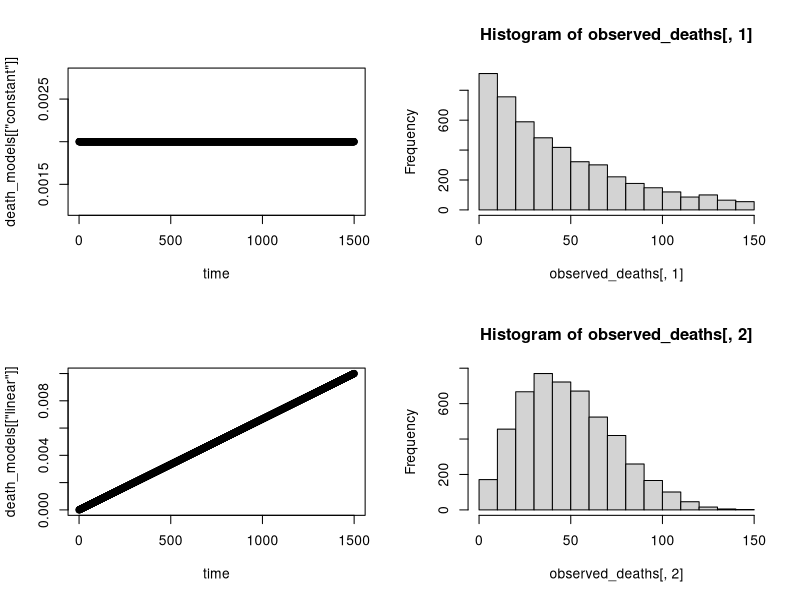

R code for this plot:
# survival models

max_time <- 150 # let's say days
timestep <- 0.1
samples <- 5000
time <- seq(0, max_time / timestep)
death_models <- list()

# constant death rate
death_models[["constant"]] <- rep(0.02, length(time)) * timestep

# linearly increasing death rate
death_models[["linear"]] <- seq(0, .1, length.out = length(time)) * timestep


observed_deaths <- matrix(nrow = samples, ncol = length(death_models))
for (m in 1:length(death_models)) {
    for (i in 1:samples) {
        survival <- rbinom(max(time), 1, 1 - death_models[[m]])
        observed_deaths[i, m] <- which(survival == 0)[1] * timestep
        observed_deaths <- ifelse(is.na(observed_deaths), Inf, observed_deaths)
        colnames(observed_deaths) <- names(death_models)
    }
}


par(mfrow = c(2, 2))
plot(time, death_models[["constant"]])
hist(observed_deaths[, 1], xlim = c(0, max_time))
plot(time, death_models[["linear"]])
hist(observed_deaths[, 2], xlim = c(0, max_time))
